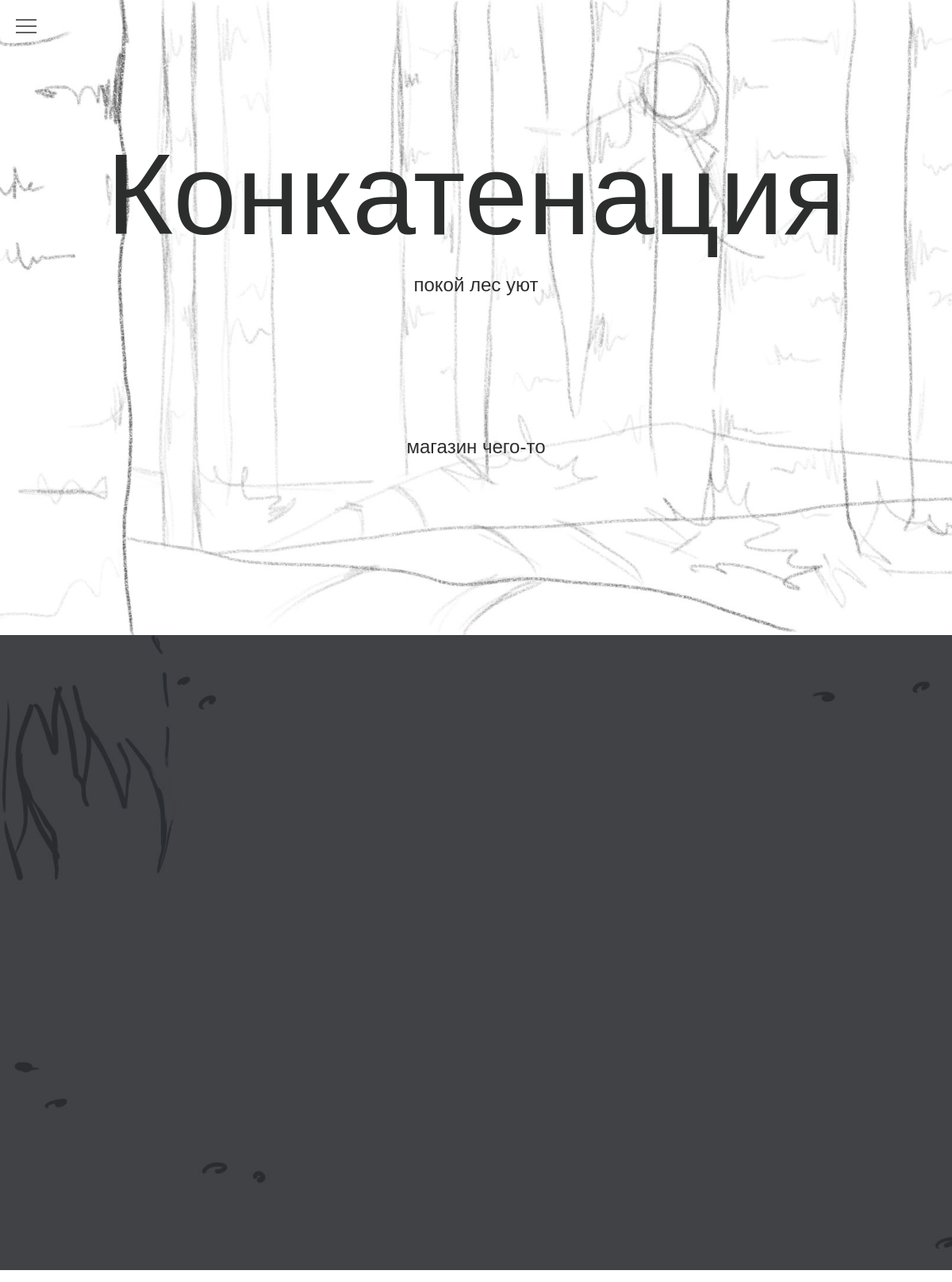
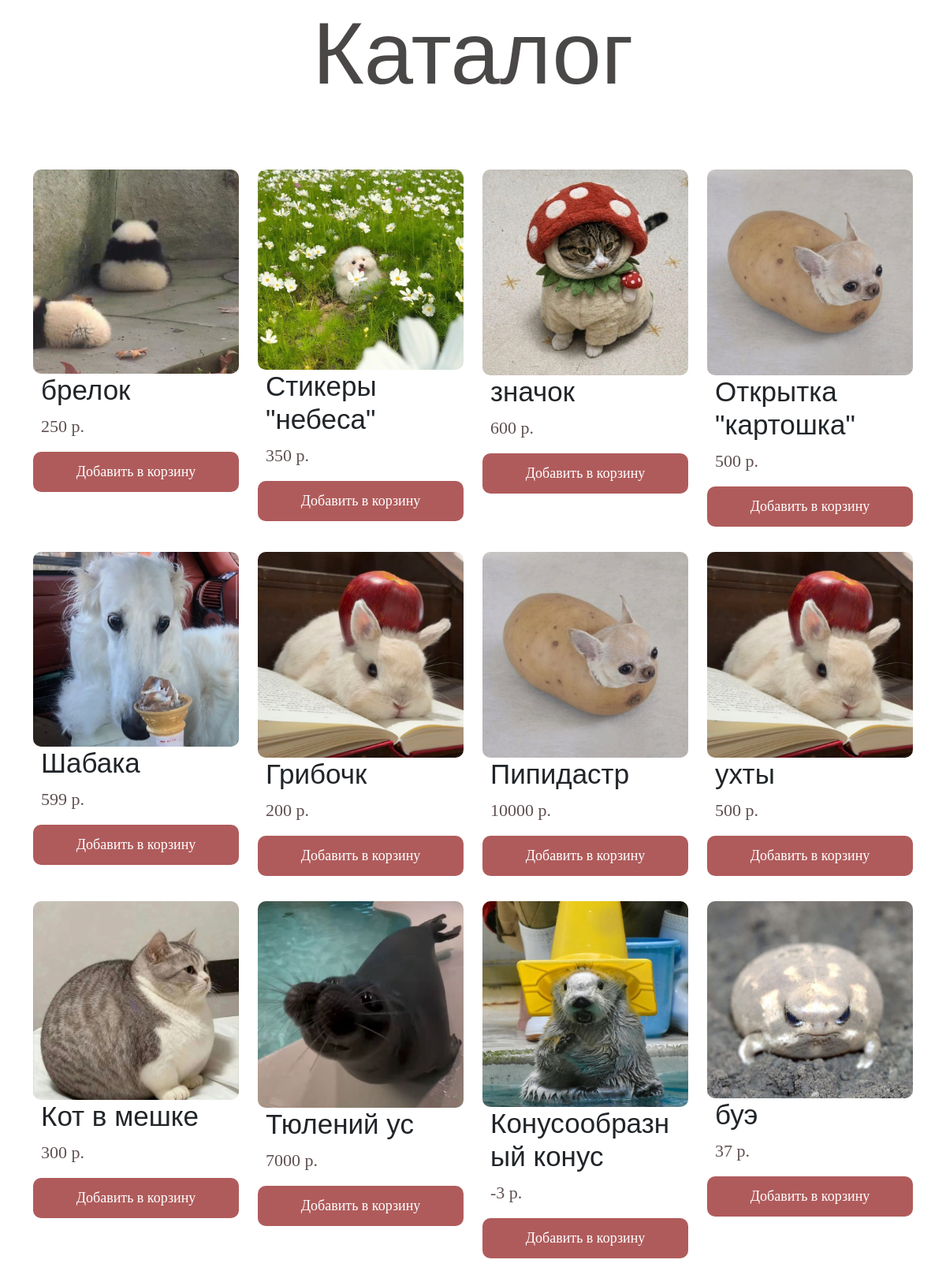
The page / (upper part) on the database its author committed (2 pictures, top to bottom).
### concatenatio_app/models.py (models this page shows, shortened)
class Item(models.Model):
    item_types = (('trinket', 'Брелоки'),
                ('postcards', 'Открытки'),
                ('stickers', 'Стикеры'),
                ('notebooks', 'Блокноты'),
                ('icons', 'Значки'),
                ('sets', 'Наборы'),
                ('other', 'Прочее'))
    def user_directory_path(instance, filename):
        title = str(translit(value = instance.item_title, language_code = 'ru', reversed = True)).replace('"', '_').replace(' ', '_')
        id = str(instance.id)
        filename = '1.jpg'
        return f'item/{id}_{title}/{filename}'
    def user_directory_path2(instance, filename):
        title = str(translit(value = instance.item_title, language_code = 'ru', reversed = True)).replace('"', '_').replace(' ', '_')
        id = str(instance.id)
        filename = '2.jpg'
        return f'item/{id}_{title}/{filename}'
    item_title = models.CharField(max_length=100)
    item_price = models.IntegerField()
    item_description = models.TextField()
    item_image = models.ImageField(default='none', upload_to=user_directory_path)
    item_image_2 = models.ImageField(default='none', upload_to=user_directory_path2)
    item_quantity = models.IntegerField()
    item_type = models.CharField(max_length = 100, choices=item_types)

### concatenatio_app/views.py (the view)
# urls.py: path('', views.index, name='index'),
def index(request):
    try:
        item = Item.objects.all()
        context = { 'username' : request.user.username,
                    'item_list' : item }
        return render(request, 'index.html', context)
    except AttributeError as e:
        return render(request, 'index.html')

### concatenatio_app/templates/index.html (shortened to what this page needs)
{% extends "base.html" %}
{% load static %}
{% block css %}
    <link rel="stylesheet" href={% static 'css/header.css' %}>
    <link rel="stylesheet" href={% static 'css/interesting.css' %}>
    <link rel="stylesheet" href={% static 'css/katalog.css' %}>
    <link rel="stylesheet" href={% static 'css/main.css' %}>
    <link rel="stylesheet" href={% static 'fonts/Tsarevich_Old/Tsarevich_Old.ttf' %} media="screen">
{% endblock %}
{% block content %}
    <div class=" sg-catalog-text overlay sg-header header">
        <h1 class="es-header-title Tsarevichold sg-padding p black">Конкатенация</h1>
        <p class="sg-header-title EternalLent uyt sg-uyt black">покой лес уют</p>
        <p class="sg-header-title EternalLent uyt sg-uyt sg-magazin black">магазин чего-то</p>
    </div>
    <div class="interesting">
    <div class="container sg-catalog-text overdozesans">
        <div class="text-center font-onas-p sg-mifo">
            <p class="sg-catalog-about"></p>
        </div>
    </div>
    </div>
    <div class="sg-catalog">
        <div class='container'>
            <h1 class="sg-text-catalog Tsarevichold">Каталог</h1>
            <div class="row sg-row item-row id="item"">
                {% for item in item_list %}
                <div class="col-3">
                    <div class="card sg-card item-card" onclick="window.location='/item/{{ item.id }}'">
                        <img class="sg-img-padding item-img" src={{ item.item_image.url }} id='img-{{ item.id }}' >
                        <h1 class="Tsarevichold ne-price item-title">{{ item.item_title }}</h1>
                        <p class="price CodecProVariable">{{ item.item_price }} р.</p>
                        <button><a href='/item/{{ item.id }}' class="button-price CodecProVariable">  Добавить в корзину </a></button>
                    </div>
                </div>
                {% endfor %}
            </div>
        </div>
    </div>
{% endblock %}

### concatenatio_app/static/css/header.css (style rules this page uses)
.Tsarevichold { font-family: "Tsarevichold", sans-serif; }
.sg-text-catalog { padding-top: 1rem; font-size: 7rem; display: flex; align-items: center; justify-content: center; color: rgb(74, 71, 71); }
.black { color:rgb(44, 46, 46); }
.EternalLent { font-family: "EternalLent", sans-serif; }
.sg-uyt { font-size: 1.5rem; }
.header { background-image: url('../img/gl.jpg'); height: 100vh; background-repeat: no-repeat; background-size: cover; background-position: center; }
.interesting { background-image: url('../img/popopo.jpg'); height: 100vh; background-repeat: no-repeat; background-size: cover; background-position: center; }
.es-header-title, .sg-header-title { display: flex; align-items: center; justify-content: center; }
.p { font-size: 9rem; }
.font-onas-p { font-size: 2rem; }
.sg-padding { padding-top: 10rem; }
.sg-magazin { padding-top: 9.5rem; }
.sg-mifo { padding-top: 16rem; }

### concatenatio_app/static/css/interesting.css (style rules this page uses)
.interesting { background-image: url('../img/popopo.jpg'); height: 100vh; background-repeat: no-repeat; background-size: cover; background-position: center; }

### concatenatio_app/static/css/katalog.css (style rules this page uses)
.sg-catalog { background-color: rgb(255, 255, 255); background-repeat: repeat-y; background-size: cover; background-position: center; display: grid; padding-bottom: 2rem; }
.Tsarevichold { font-family: "Tsarevichold", sans-serif; }
.CodecProVariable { font-family: "CodecProVariable"; }
.price { margin-left: 5px; }
.item-img { border-radius: 10px; }
.sg-img-padding { padding-top: 0rem; }
.sg-row { padding-top: 4.5rem; }
.sg-catalog-text { color: rgba(255, 255, 255, 0); }
.sg-card { margin: auto; font-family: arial; border: none; z-index: 1; }
.button-price { text-align: center; text-decoration: none; color: white; }
.ne-price { margin-left: 10px; text-align: left; font-size: 35px; }
.price { margin-left: 10px; color: rgb(96, 80, 80); font-size: 22px; }
.card button { border-radius: 10px; padding: 12px; color: rgb(221, 194, 194); background-color: #b05b5b; text-align: center; width: 100%; font-size: 18px; border: none; }
.card { padding-bottom: 2rem; }

### rows shown on the page
Item: item_image (picture), item_title "брелок", item_price "250"
Item: item_image (picture), item_title "Стикеры \"небеса\"", item_price "350"
Item: item_image (picture), item_title "значок", item_price "600"
Item: item_image (picture), item_title "Открытка \"картошка\"", item_price "500"
Item: item_image (picture), item_title "Шабака", item_price "599"
Item: item_image (picture), item_title "Грибочк", item_price "200"
Item: item_image (picture), item_title "Пипидастр", item_price "10000"
Item: item_image (picture), item_title "ухты", item_price "500"
Item: item_image (picture), item_title "Кот в мешке", item_price "300"
Item: item_image (picture), item_title "Тюлений ус", item_price "7000"
Item: item_image (picture), item_title "Конусообразный конус", item_price "-3"
Item: item_image (picture), item_title "буэ", item_price "37"
